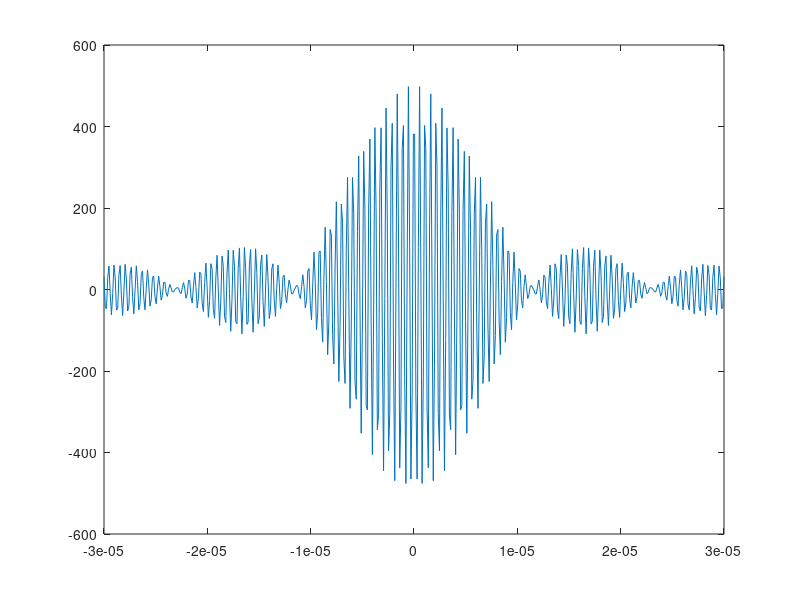

This chart was generated by the following MATLAB code:
c=3e8; %Скорость света%
lam=transpose(linspace(525e-9,550e-9,500));%Длина рассматриваемой волны%
v=c./lam;%Вывод частоты%
k=2*pi./lam;%Волновое число%
A=1; %Амплитуда волны%
x=linspace(-300e-7,300e-7,500);
omega=1;
t=0;
S=A*exp(-1i*(omega*t-k.*x));
s1=real(S);
itog=sum(s1);
plot(x,itog);